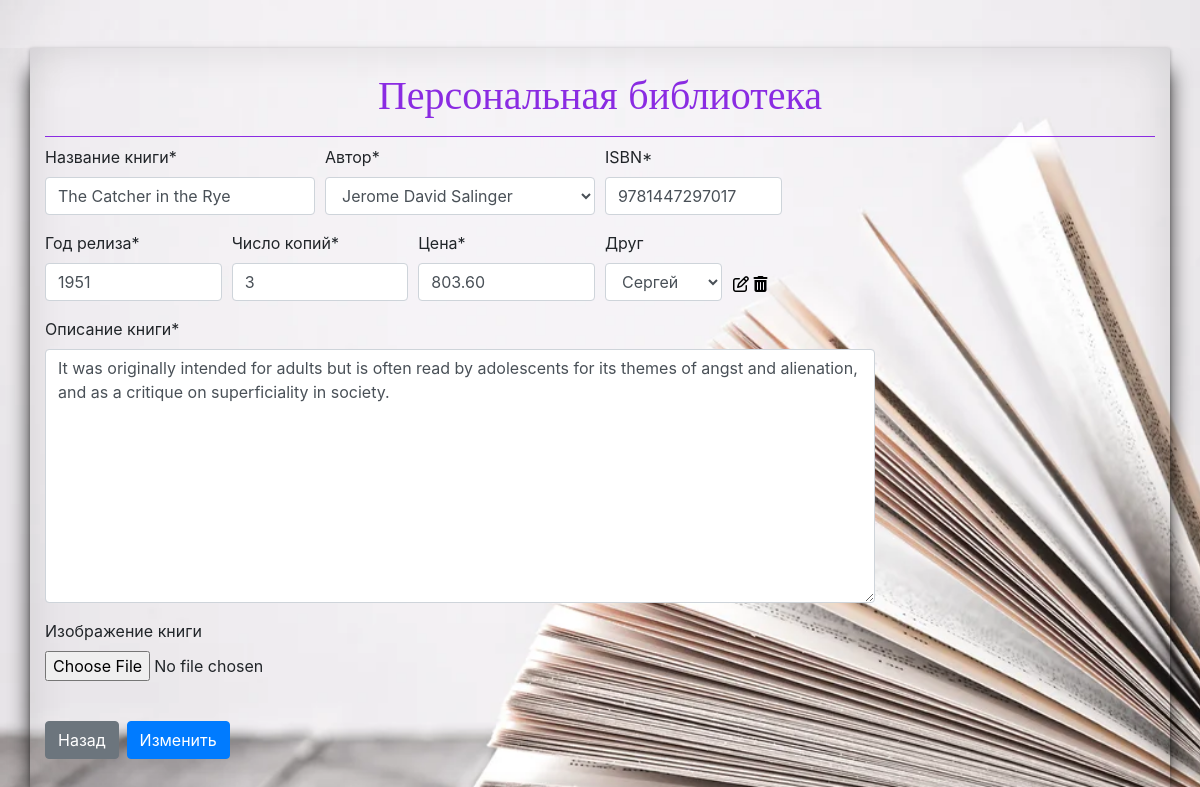
Page /library/book/9/update?page=1 on the committed database.
### p_library/models.py (models this page shows, shortened)
class Book(models.Model):
    ISBN = models.CharField(max_length=13)
    title = models.CharField(max_length=50, unique=True,)
    description = models.TextField()
    year_release = models.SmallIntegerField()
    copy_count = models.SmallIntegerField(default=1)
    price = models.DecimalField(default=None, max_digits=19, decimal_places=2)
    author = models.ForeignKey(
        Author, on_delete=models.CASCADE, related_name='author_books')
    friend = models.ForeignKey(Friend, on_delete=models.SET_NULL,
                               related_name='friend_books', null=True, blank=True)
    photo = models.ImageField(upload_to='books/photo', blank=True)

### p_library/views.py (the view, shortened to what this page needs)
# urls.py: path('book/<int:book_id>/update', BookUpdateView.as_view(), name='book_update'),
class BookUpdateView(SuccessMessageMixin, UpdateView, BookEditView, BookEditMixin, BookMixin):
    template_name = 'book_update.html'
    model = Book
    form_class = BookForm
    pk_url_kwarg = 'book_id'
    success_message = 'Данные книги успешно изменены'
    def get(self, request, *args, **kwargs):
        self.initial['friend'] = Book.objects.get(pk=self.kwargs['book_id']).friend
        return super().get(request, *args, **kwargs)
    def get_context_data(self, **kwargs):
        context = super().get_context_data(**kwargs)
        context['friend_form'] = FriendForm(instance=Book.objects.get(pk=self.kwargs['book_id']))
        return context

### p_library/forms.py
class BookForm(forms.ModelForm):
    class Meta:
        model = Book
        fields = '__all__'
        labels = {
            'title': 'Название  книги',
            'description': 'Описание книги',
            'year_release': 'Год релиза',
            'copy_count':'Число копий',
            'price': 'Цена',
            'author': 'Автор',
            'friend': 'Друг',
            'photo': 'Изображение книги',
        }
        help_text = {'title': 'Должно быть уникальным',}
        widgets = {
            'description': forms.Textarea(attrs={'cols': 3, 'rows': 10})
        }

class FriendForm(forms.ModelForm):
    class Meta:
        model = Friend
        fields = '__all__'
        widgets = {
            'borrow_date': forms.DateInput
        }

### p_library/models.py (called while the page is built)
    def __str__(self):
        return self.full_name

    def __str__(self):
        return self.name

### p_library/views.py (called while the page is built)
    def get_context_data(self, **kwargs):
        context = super().get_context_data(**kwargs)
        context['authors'] = Author.objects.order_by('full_name')
        return context

    def get_context_data(self, **kwargs):
        context = super().get_context_data(**kwargs)
        if self.author_by == None:
            author_by = Book.objects.get(
                pk=self.kwargs['book_id']).author
            context['author_by'] = author_by
        else:
            context['author_by'] = self.author_by
        return context

    def get_context_data(self, **kwargs):
        context = super().get_context_data(**kwargs)
        context['pn'] = self.request.GET.get('page', 1)
        return context

### templates/book_update.html (shortened to what this page needs)
{% extends 'base.html' %}
{% load crispy_forms_tags %}
{% block main %}
  <form action="" method="post" enctype="multipart/form-data">
    <div class="form-row">
        <div class="form-group col-3 mb-0">
            {{ form.title|as_crispy_field }}
        </div>
        <div class="form-group col-3 mb-0">
            {{ form.author|as_crispy_field }}
        </div>
        <div class="form-group col-2 mb-0">
            {{ form.ISBN|as_crispy_field }}
        </div>
    </div>
    <div class="form-row">
        <div class="form-group col-2 mb-0">
            {{ form.year_release|as_crispy_field }}
        </div>
        <div class="form-group col-2 mb-0">
            {{ form.copy_count|as_crispy_field }}
        </div>
        <div class="form-group col-2 mb-0">
            {{ form.price|as_crispy_field }}
        </div>
        <div id="addfriend" class="form-group d-flex align-items-center col-3 mb-0">
            {{ form.friend|as_crispy_field }}
            <div class="addfriend__icons">
                {% if book.friend.id %}
                <a href="{% url 'p_library:friend_edit' friend_id=book.friend.id %}"><i class="fa fa-pencil-square-o" aria-hidden="true"></i></a>
                <a href="{% url 'p_library:friend_delete' friend_id=book.friend.id %}"><i class="fa fa-trash" aria-hidden="true"></i></a>
                {% endif %}
            </div>
        </div>
    </div>
    <div class="form-row">
        <div class="form-group col-9 mb-0">
            {{ form.description|as_crispy_field }}
        </div>
    </div>
    <div class="form-row">
        <div class="form-group col-3 mb-0">
            {{ form.photo|as_crispy_field }}
        </div>
    </div>
    <div class="d-flex  mt-4">
        <a href="{% url 'p_library:books_list' author_id=author_by.id%}?page={{pn}}" class="btn btn-secondary mr-2" role="button" aria-pressed="true">Назад</a>
        <button type="submit" class="btn btn-primary">Изменить</button>
    </div>
  </form>
{% endblock main %}

### static/main.css (style rules this page uses)
html, body { height: 100%; min-height: 100%; margin: 0; padding: 0; background-image: url('img/bg.jpg'); background-size: cover; background-repeat: no-repeat; }
.addfriend__icons { padding: 6px; transform: translate(5px, 10px); }
.addfriend__icons > a { color: black; }

### rows in the picture
Book: title "The Catcher in the Rye", author "Jerome David Salinger", ISBN "9781447297017", year_release "1951", copy_count "3", price "803.60", friend "Сергей", description "It was originally intended for adults but is often read by adolescents for its themes of angst and alienation, and as a critique on superficiality in society."
